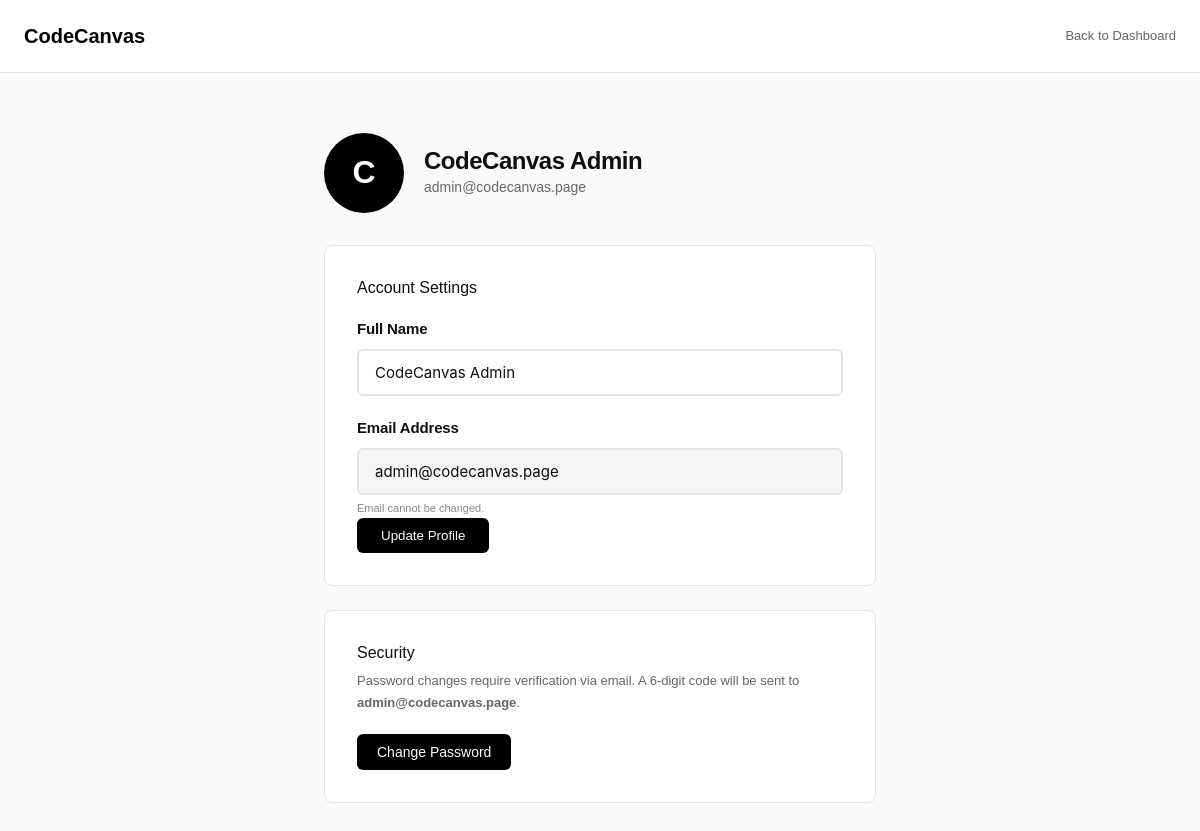
The app's page /profile.php (signed in) with its own data.
### tables this page shows
CREATE TABLE IF NOT EXISTS `users` (
    `id`            INT UNSIGNED     NOT NULL AUTO_INCREMENT,
    `email`         VARCHAR(255)     NOT NULL,
    `password_hash` VARCHAR(255)     NOT NULL,
    `name`          VARCHAR(100)     NOT NULL,
    `role`          ENUM('user','admin') DEFAULT 'user',
    `status`        ENUM('active','inactive') DEFAULT 'active',
    `created_at`    TIMESTAMP        NOT NULL DEFAULT CURRENT_TIMESTAMP,
    `updated_at`    TIMESTAMP        NOT NULL DEFAULT CURRENT_TIMESTAMP ON UPDATE CURRENT_TIMESTAMP,
    PRIMARY KEY (`id`),
    UNIQUE KEY `uq_email` (`email`),
    INDEX `idx_role`   (`role`),
    INDEX `idx_status` (`status`)
);

### profile.php (called while the page is built)
<?php
require_once __DIR__ . '/app/profile.php';
exit;

### app/profile.php (the view, shortened to what this page needs)
<?php
require_once APP_ROOT . '/config/database.php';
$userId = $_SESSION['user_id'];
$stmt = $pdo->prepare("SELECT * FROM users WHERE id = ?");
$stmt->execute([$userId]);
$userData = $stmt->fetch(PDO::FETCH_ASSOC);
$initials = strtoupper(substr($userData['name'], 0, 1));
?>
<!DOCTYPE html>
<html lang="en">
<head>
    <link rel="stylesheet" href="<?= BASE_URL ?>/public/assets/css/style.css">
    <link rel="stylesheet" href="<?= BASE_URL ?>/public/assets/css/responsive.css">
</head>
<body>
    <header class="dashboard-header">
        <div class="dashboard-header-content">
            <a href="<?= BASE_URL ?>/dashboard.php" class="logo">CodeCanvas</a>
            <a href="<?= BASE_URL ?>/dashboard.php" style="font-size: 13px; color: #666; text-decoration: none;">Back to Dashboard</a>
        </div>
    </header>
    <div class="profile-container">
        <div class="profile-header">
            <div class="profile-avatar-large"><?= $initials ?></div>
            <div>
                <h1 style="font-size: 24px; font-weight: 700;"><?= htmlspecialchars($userData['name']) ?></h1>
                <p style="color: #666; font-size: 14px;"><?= htmlspecialchars($userData['email']) ?></p>
            </div>
        </div>
        <div class="profile-card">
            <h3 style="margin-bottom: 20px; font-size: 16px;">Account Settings</h3>
            <form method="POST">
                <div class="form-group">
                    <label class="form-label">Full Name</label>
                    <input type="text" name="full_name" class="form-input" value="<?= htmlspecialchars($userData['name']) ?>" required>
                </div>
                <div class="form-group">
                    <label class="form-label">Email Address</label>
                    <input type="email" class="form-input" value="<?= htmlspecialchars($userData['email']) ?>" readonly style="background: #F5F5F5; cursor: not-allowed;">
                    <p style="font-size: 11px; color: #888; margin-top: 4px;">Email cannot be changed.</p>
                </div>
                <button type="submit" class="btn-save">Update Profile</button>
            </form>
        </div>
        <div class="profile-card">
            <h3 style="margin-bottom: 8px; font-size: 16px;">Security</h3>
            <p style="font-size: 13px; color: #666; margin-bottom: 20px;">
                Password changes require verification via email. A 6-digit code will be sent to
                <strong><?= htmlspecialchars($userData['email']) ?></strong>.
            </p>
            <button id="changePwBtn" onclick="requestPasswordChange()"
                    style="background:#000;color:#fff;border:none;padding:10px 20px;
                           border-radius:6px;font-weight:500;cursor:pointer;font-size:14px;">
                Change Password
            </button>
        </div>
    </div>
</body>
</html>

### public/assets/css/style.css (style rules this page uses)
:root { --color-bg: #FFFFFF; --color-text-primary: #0F0F0F; --color-text-secondary: #6B6B6B; --color-accent: #000000; --color-border: #E5E5E5; --font-family: -apple-system, BlinkMacSystemFont, 'Inter', 'SF Pro Display', 'Segoe UI', system-ui, sans-serif; --spacing-xs: 8px; --spacing-sm: 16px; --spacing-md: 24px; --spacing-lg: 48px; --spacing-xl: 64px; --spacing-2xl: 96px; --spacing-3xl: 128px; --border-radius: 4px; --max-width: 1200px; }
* { margin: 0; padding: 0; box-sizing: border-box; }
html { scroll-behavior: smooth; }
body { font-family: var(--font-family); background: var(--color-bg); color: var(--color-text-primary); line-height: 1.6; -webkit-font-smoothing: antialiased; -moz-osx-font-smoothing: grayscale; }
h1, h2, h3 { font-weight: 600; line-height: 1.2; color: var(--color-text-primary); }
h1 { font-size: 56px; letter-spacing: -0.02em; }
h3 { font-size: 20px; font-weight: 500; }
p { font-size: 18px; color: var(--color-text-secondary); line-height: 1.7; }
a { text-decoration: none; color: inherit; }
.logo { font-size: 20px; font-weight: 600; color: var(--color-accent); }
.form-group { margin-bottom: var(--spacing-md); }
.form-group label { display: block; font-size: 14px; font-weight: 500; margin-bottom: var(--spacing-xs); color: var(--color-text-primary); }
.form-group input { width: 100%; padding: 11px 16px; font-size: 15px; font-family: var(--font-family); border: 1px solid var(--color-border); border-radius: var(--border-radius); background: var(--color-bg); color: var(--color-text-primary); transition: border-color 0.2s ease; }
.form-group input::placeholder { color: var(--color-text-secondary); opacity: 0.5; }
.dashboard-header { background: var(--color-bg); border-bottom: 1px solid var(--color-border); }
.dashboard-header-content { max-width: 100%; padding: 0 var(--spacing-md); height: 72px; display: flex; align-items: center; justify-content: space-between; }
.form-group { margin-bottom: 32px; }
.form-group:last-of-type { margin-bottom: 0; }
.form-group label { display: block; font-size: 15px; font-weight: 600; color: #0F0F0F; margin-bottom: 8px; letter-spacing: -0.01em; }
.form-group input[type="text"], .form-group input[type="email"], .form-group textarea { width: 100%; padding: 12px 16px; border: 2px solid #E5E5E5; border-radius: 6px; font-size: 15px; color: #0F0F0F; background: #FFFFFF; transition: all 0.2s ease; font-family: -apple-system, BlinkMacSystemFont, 'Segoe UI', sans-serif; }
.form-group input[type="text"]::placeholder, .form-group input[type="email"]::placeholder, .form-group textarea::placeholder { color: #A0A0A0; }

### public/assets/css/responsive.css (style rules this page uses)
html, body { overflow-x: hidden; width: 100%; }

### app/profile.php (style rules this page uses)
body { background: #FAFAFA; color: #111; font-family: 'DM Sans', sans-serif; }
.profile-container { max-width: 600px; margin: 60px auto; padding: 0 24px; }
.profile-card { background: #fff; border: 1px solid #E5E5E5; border-radius: 8px; padding: 32px; margin-bottom: 24px; }
.profile-header { display: flex; align-items: center; gap: 20px; margin-bottom: 32px; }
.profile-avatar-large { width: 80px; height: 80px; background: #000; color: #fff; border-radius: 50%; display: flex; align-items: center; justify-content: center; font-size: 32px; font-weight: 700; }
.form-group { margin-bottom: 20px; }
.form-label { display: block; font-weight: 500; margin-bottom: 8px; font-size: 14px; }
.form-input { width: 100%; padding: 10px 12px; border: 1px solid #e5e5e5; border-radius: 6px; font-size: 14px; font-family: inherit; box-sizing: border-box; }
.btn-save { background: #000; color: #fff; border: none; padding: 10px 24px; border-radius: 6px; font-weight: 500; cursor: pointer; }

### records on screen
users: name "C", name "CodeCanvas Admin", email "admin@codecanvas.page", full_name "CodeCanvas Admin"
